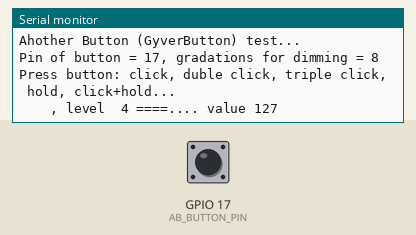
Simulated run of this program. Board: ESP32. Shown: the last lines printed to the serial monitor. Inputs (shaded band) come from the test bench; at power-on: GPIO 17 (AB_BUTTON_PIN) LOW.

Above: at 1.3 s.
1.4 s: GPIO 17 (AB_BUTTON_PIN) pulled HIGH for 0.15 s
At 2.7 s:
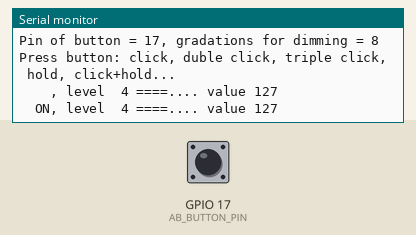
3.3 s: GPIO 17 (AB_BUTTON_PIN) pulled HIGH for 1 s
At 5.1 s:
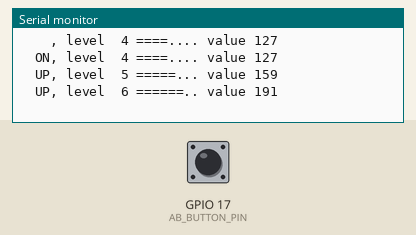
5.8 s: GPIO 17 (AB_BUTTON_PIN) pulled HIGH for 0.15 s
At 7.2 s:
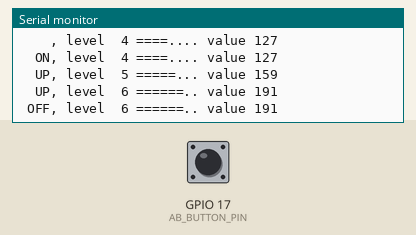
7.7 s: GPIO 17 (AB_BUTTON_PIN) pulled HIGH for 1 s
At 9.6 s:
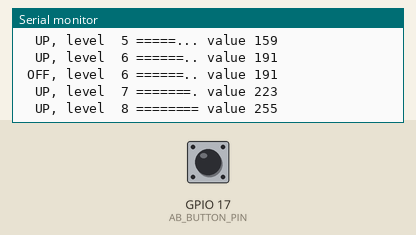
10.2 s: GPIO 17 (AB_BUTTON_PIN) pulled HIGH for 0.15 s
At 11.8 s:
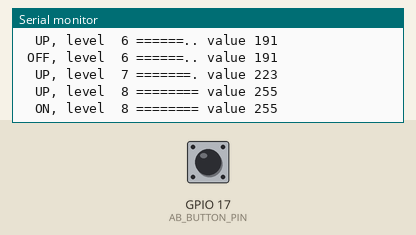
12.1 s: GPIO 17 (AB_BUTTON_PIN) pulled HIGH for 0.15 s
At 13.2 s:
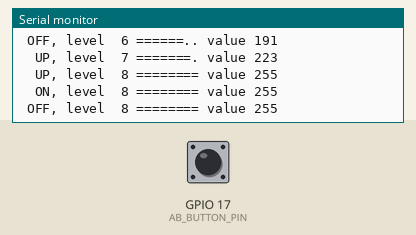

The program:

main.cpp
```cpp
/*
  AnotherButton - non-standart control WLED with one another :) button
    - Click (togle On/Off)
    - Double Click (Next preset mode)
    - Triple Click (togle max/min brightness)
    - Long Press (gradually increase brightness)
    - Click + Long Press (fade out brightness)
  Used library: GyverButton
  User setup - see setup section
*/
#include <Arduino.h>
#include "GyverButton.h"

#include <cmath>

//////////////////////////////// Setup section /////////////////////////////////
// Another Button there: PIN --- Button --- +5V or +3.3V
#if defined(ARDUINO_ARCH_ESP32)
#define AB_BUTTON_PIN 17
#elif defined(ESP8266)
#define AB_BUTTON_PIN 14
#else
#define AB_BUTTON_PIN 3
#endif
// If you want debug print in serial, uncoment next line and fun serial monitor :)
#define DEBUG_PRINT
// My sensor button connected to "+". If it connected to ground, then change to HIGHT_PULL
GButton another_button(AB_BUTTON_PIN, LOW_PULL, NORM_OPEN);
// GButton another_button(AB_BUTTON_PIN, HIGHT_PULL, NORM_OPEN);
#define AB_STEPS 8          // gradations for dimming
// Next setting individual. Можете не менять их, если вам комфортно при таких установках.
#define AB_DEBOUNCE 50      // настройка антидребезга (по умолчанию 80 мс)
#define AB_TIMEOUT 300      // настройка таймаута на удержание (по умолчанию 500 мс)
#define AB_CLICKTIMEOUT 300 // настройка таймаута между кликами (по умолчанию 300 мс)
#define AB_STEPTIMEOUT 300  // автоповтор при Hold
//////////////////////////////// Setup section /////////////////////////////////

#ifdef DEBUG_PRINT
int map_level(int level);
void print_level(int level);
void print_state(const char * s);
#endif

float step = 256. / AB_STEPS;
int level = AB_STEPS / 2;    // Can changed from 1 to AB_STEPS

boolean light_state = false;
boolean light_max = false;
int light_mode = 1;
int light_modes = 5;

void setup() {
  another_button.setDebounce(AB_DEBOUNCE);
  another_button.setTimeout(AB_TIMEOUT);
  another_button.setClickTimeout(AB_CLICKTIMEOUT);
  another_button.setStepTimeout(AB_STEPTIMEOUT);

#ifdef DEBUG_PRINT
  Serial.begin(9600);
  Serial.println("\nAhother Button (GyverButton) test...");
  Serial.printf("Pin of button = %d, gradations for dimming = %d", AB_BUTTON_PIN, AB_STEPS);
  Serial.println("\nPress button: click, duble click, triple click, hold, click+hold...");
    print_state(" ");
#endif
}

void loop() {
  another_button.tick();

  if (another_button.isSingle()) {    // Togle Light
    light_state = !light_state;
#ifdef DEBUG_PRINT
    print_state((light_state ? "ON" : "OFF"));
#endif
  }
  if (another_button.isDouble()) {    // Next mode
    light_mode++;
    if (light_mode > light_modes) light_mode = 1;
#ifdef DEBUG_PRINT
    char ws[4];
    sprintf(ws, "%4d", light_mode);
    print_state(ws);
#endif
  }
  if (another_button.isTriple()) {    // Dimmr Min/Max Togle
    light_max = !light_max;
    level = level < AB_STEPS / 2 ? AB_STEPS : 1;  // if level < 50% ==> Max level and vice versa
#ifdef DEBUG_PRINT
    print_state((light_max ? "MAX" : "MIN"));
#endif
  }
  if (another_button.isStep() && level < AB_STEPS) {       // если кнопка была удержана (это для инкремента)
    level++;                                            // увеличивать/уменьшать переменную level с шагом и интервалом
#ifdef DEBUG_PRINT
    print_state("UP");
#endif
  }
  if (another_button.isStep(1) && level > 1) {
    level--;
#ifdef DEBUG_PRINT
    print_state("DOWN");
#endif
  }
}

#ifdef DEBUG_PRINT
void print_state(const char * action) {
  Serial.printf("\n%4s, level %2d ", action, level);
  print_level(level);
  Serial.printf(" value %3d", (int)floor(level * step + 0.5) - 1);
}

void print_level(int level) {
  for (size_t i = 0; i < AB_STEPS; i++) {
    Serial.print( i+1 <= level ? "=" : ".");
  }
}

int map_level(int level) {
  return (int)floor(level * step + 0.5) - 1;
}
#endif
```

Measured:
- after the input at 1.4 s, the serial monitor: prints a new line after 0.45 s (image 1)
- after the input at 3.3 s, the serial monitor: prints a new line after 0.60 s (image 2)
- after the input at 5.8 s, the serial monitor: prints a new line after 0.45 s (image 3)
- after the input at 7.7 s, the serial monitor: prints a new line after 0.60 s (image 4)
- after the input at 10.2 s, the serial monitor: prints a new line after 0.45 s (image 5)
- after the input at 12.1 s, the serial monitor: prints a new line after 0.45 s (image 6)
